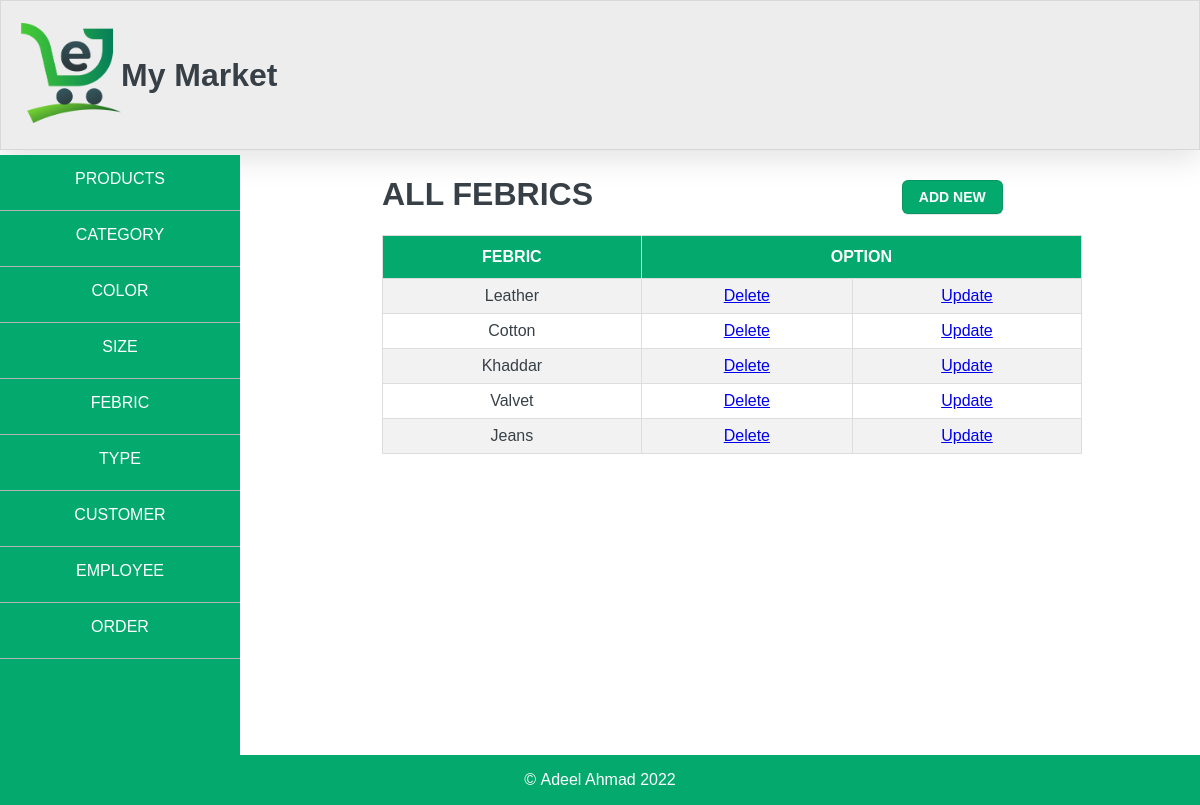
/display_febric.php, run on the app's committed database.
### tables this page shows
CREATE TABLE `febric` (
  `f_id` int(11) NOT NULL,
  `name` text NOT NULL,
  `description` varchar(500) NOT NULL
);

### display_febric.php (the view, shortened to what this page needs)
<!DOCTYPE html>
<html lang="en">
  <head>
    <link rel="stylesheet"  href="web_style.css"/>
  </head>
  <body>
    <?php include "nav.php";?>
    <div id="content" style='height:auto;'>
      <form
        name="form1"
        style="width: 700px"
        method="post"
      >
        <h1>ALL FEBRICS <a href="febric.php" class='button-3'style="margin-left:300px;" >ADD NEW</a> </h1>
        <table>
         <thead>
          <tr><th style="text-align:center;">FEBRIC</th><th colspan='2' style="text-align:center;">OPTION</th></tr>
          <?php
          include "connect.php";
          $q="SELECT name,f_id FROM febric";
          $rows=$conn->query($q);
          if ($rows->num_rows > 0){
            while($row =$rows->fetch_assoc()){
                echo "<tr><td>".$row['name']."<td><a href='delete_febric.php?ID=".$row['f_id']."'>Delete</a></td><td><a href='edit_febric.php?ID=".$row['f_id']."'>Update</a></td>";
                }
          }
          ?>
         </thead>
        </table>
      </form>
    </div>
  </body>
</html>

### web_style.css (style rules this page uses)
form { width: 700px; }
header { margin: 0px; border: 0.5px solid rgba(132, 132, 133, 0.2); box-shadow: rgba(100, 100, 111, 0.2) 0px 7px 29px 0px; width: 100%; height: 150px; background-color: rgb(237, 237, 237); box-sizing: border-box; display: flex; align-items: center; }
img { width: 100px; height: 100px; margin-left: 20px; }
body { margin: 0px; padding: 0px; font-family: "Arial"; color: #384047; }
table { font-family: Arial, Helvetica, sans-serif; border-collapse: collapse; width: 100%; text-align: center; }
table td, table th { border: 1px solid #ddd; padding: 8px; }
table tr:nth-child(even) { background-color: #f2f2f2; }
table th { padding-top: 12px; padding-bottom: 12px; text-align: left; background-color: #04aa6d; color: white; }
#content { height: 450px; margin-top: 5px; width: 78%; float: right; margin-bottom: 20px; display: flex; justify-content: center; }
.button-3 { appearance: none; background-color: #04aa6d; border: 1px solid rgba(27, 31, 35, 0.15); border-radius: 6px; box-shadow: rgba(27, 31, 35, 0.1) 0 1px 0; box-sizing: border-box; color: #fff; cursor: pointer; display: inline-block; font-family: "Arial"; font-size: 14px; font-weight: 600; line-height: 20px; padding: 6px 16px; position: relative; text-align: center; text-decoration: none; touch-action: manipulation; vertical-align: middle; white-space: nowrap; }
footer { clear: both; display: flex; justify-content: center; align-items: center; width: 100%; height: 50px; background-color: #04aa6d; color: white; }

### data on the page
febric: name "Leather"
febric: name "Cotton"
febric: name "Khaddar"
febric: name "Valvet"
febric: name "Jeans"
